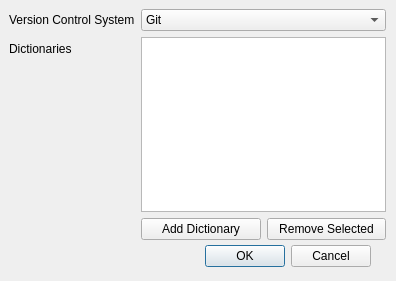
<?xml version="1.0" encoding="UTF-8"?>
<ui version="4.0">
 <class>VcsSettings</class>
 <widget class="QDialog" name="VcsSettings">
  <property name="geometry">
   <rect>
    <x>0</x>
    <y>0</y>
    <width>396</width>
    <height>281</height>
   </rect>
  </property>
  <property name="windowTitle">
   <string>VCS Settings</string>
  </property>
  <property name="sizeGripEnabled">
   <bool>false</bool>
  </property>
  <widget class="QDialogButtonBox" name="buttonBox">
   <property name="geometry">
    <rect>
     <x>30</x>
     <y>240</y>
     <width>341</width>
     <height>32</height>
    </rect>
   </property>
   <property name="orientation">
    <enum>Qt::Horizontal</enum>
   </property>
   <property name="standardButtons">
    <set>QDialogButtonBox::Cancel|QDialogButtonBox::Ok</set>
   </property>
  </widget>
  <widget class="QWidget" name="formLayoutWidget">
   <property name="geometry">
    <rect>
     <x>9</x>
     <y>9</y>
     <width>377</width>
     <height>231</height>
    </rect>
   </property>
   <layout class="QFormLayout" name="settingsForm">
    <item row="0" column="0">
     <widget class="QLabel" name="versionControlSystemLabel">
      <property name="text">
       <string>Version Control System</string>
      </property>
     </widget>
    </item>
    <item row="0" column="1">
     <widget class="QComboBox" name="versionControlSystemComboBox">
      <item>
       <property name="text">
        <string>Git</string>
       </property>
      </item>
     </widget>
    </item>
    <item row="2" column="0">
     <widget class="QLabel" name="dictionariesLabel">
      <property name="text">
       <string>Dictionaries</string>
      </property>
     </widget>
    </item>
    <item row="2" column="1">
     <layout class="QVBoxLayout" name="dictionaryListLayout">
      <item>
       <widget class="QListWidget" name="dictionariesListWidget">
        <property name="selectionMode">
         <enum>QAbstractItemView::ExtendedSelection</enum>
        </property>
       </widget>
      </item>
      <item>
       <layout class="QHBoxLayout" name="dictionaryListControlsLayout">
        <item>
         <widget class="QPushButton" name="addDictionaryButton">
          <property name="text">
           <string>Add Dictionary</string>
          </property>
         </widget>
        </item>
        <item>
         <widget class="QPushButton" name="removeDictionaryButton">
          <property name="text">
           <string>Remove Selected</string>
          </property>
         </widget>
        </item>
       </layout>
      </item>
     </layout>
    </item>
   </layout>
  </widget>
 </widget>
 <resources/>
 <connections>
  <connection>
   <sender>buttonBox</sender>
   <signal>accepted()</signal>
   <receiver>VcsSettings</receiver>
   <slot>accept()</slot>
   <hints>
    <hint type="sourcelabel">
     <x>248</x>
     <y>254</y>
    </hint>
    <hint type="destinationlabel">
     <x>157</x>
     <y>274</y>
    </hint>
   </hints>
  </connection>
  <connection>
   <sender>buttonBox</sender>
   <signal>rejected()</signal>
   <receiver>VcsSettings</receiver>
   <slot>reject()</slot>
   <hints>
    <hint type="sourcelabel">
     <x>316</x>
     <y>260</y>
    </hint>
    <hint type="destinationlabel">
     <x>286</x>
     <y>274</y>
    </hint>
   </hints>
  </connection>
 </connections>
</ui>
